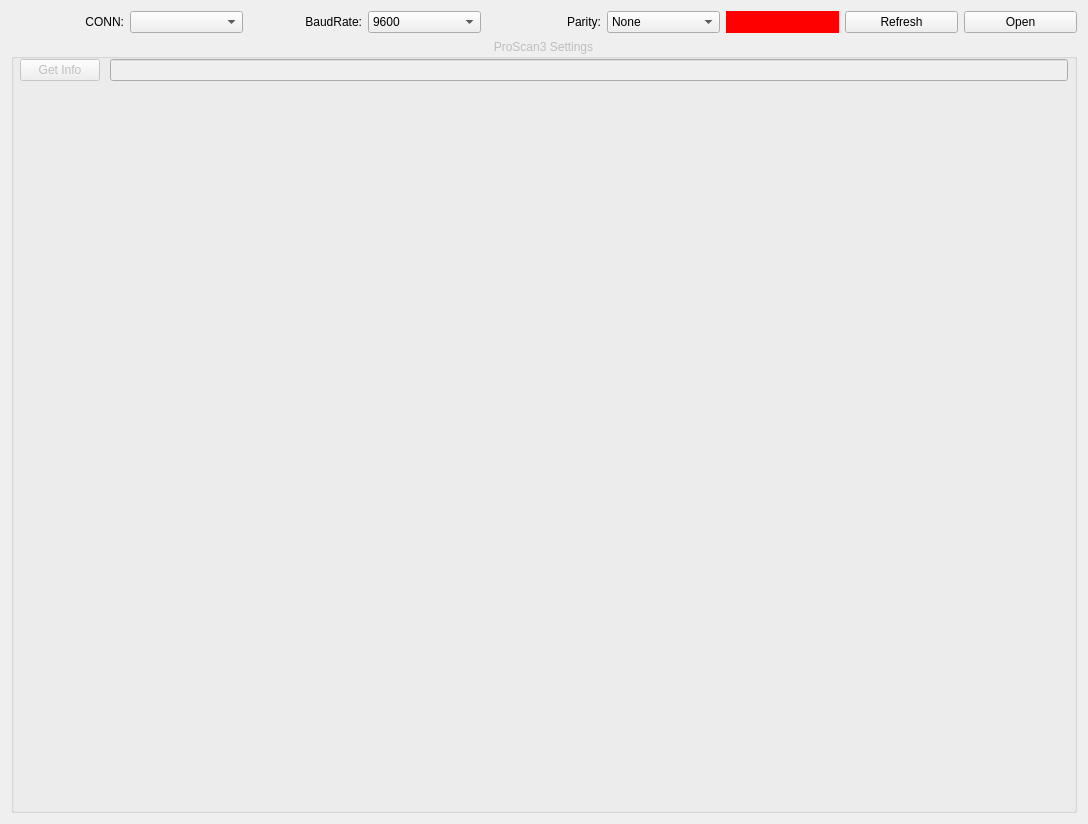
<?xml version="1.0" encoding="UTF-8"?>
<ui version="4.0">
 <class>ProScan3_Config_Window</class>
 <widget class="QWidget" name="ProScan3_Config_Window">
  <property name="geometry">
   <rect>
    <x>0</x>
    <y>0</y>
    <width>1088</width>
    <height>824</height>
   </rect>
  </property>
  <property name="windowTitle">
   <string>ProScan3 Configuration</string>
  </property>
  <layout class="QVBoxLayout" name="verticalLayout">
   <item>
    <layout class="QHBoxLayout" name="horizontalLayout">
     <item>
      <widget class="QLabel" name="label">
       <property name="text">
        <string>CONN:</string>
       </property>
       <property name="alignment">
        <set>Qt::AlignRight|Qt::AlignTrailing|Qt::AlignVCenter</set>
       </property>
      </widget>
     </item>
     <item>
      <widget class="QComboBox" name="comboBox_CONN">
       <property name="enabled">
        <bool>true</bool>
       </property>
       <property name="sizePolicy">
        <sizepolicy hsizetype="Preferred" vsizetype="Fixed">
         <horstretch>0</horstretch>
         <verstretch>0</verstretch>
        </sizepolicy>
       </property>
      </widget>
     </item>
     <item>
      <widget class="QLabel" name="label_6">
       <property name="text">
        <string>BaudRate:</string>
       </property>
       <property name="alignment">
        <set>Qt::AlignRight|Qt::AlignTrailing|Qt::AlignVCenter</set>
       </property>
      </widget>
     </item>
     <item>
      <widget class="QComboBox" name="comboBox_COM_BaudRate">
       <property name="editable">
        <bool>false</bool>
       </property>
       <property name="currentText">
        <string>9600</string>
       </property>
       <property name="currentIndex">
        <number>0</number>
       </property>
       <item>
        <property name="text">
         <string>9600</string>
        </property>
       </item>
       <item>
        <property name="text">
         <string>19200</string>
        </property>
       </item>
       <item>
        <property name="text">
         <string>38400</string>
        </property>
       </item>
       <item>
        <property name="text">
         <string>115200</string>
        </property>
       </item>
      </widget>
     </item>
     <item>
      <widget class="QLabel" name="label_7">
       <property name="text">
        <string>Parity:</string>
       </property>
       <property name="alignment">
        <set>Qt::AlignRight|Qt::AlignTrailing|Qt::AlignVCenter</set>
       </property>
      </widget>
     </item>
     <item>
      <widget class="QComboBox" name="comboBox_COM_Parity">
       <property name="currentText">
        <string>None</string>
       </property>
       <property name="currentIndex">
        <number>0</number>
       </property>
       <item>
        <property name="text">
         <string>None</string>
        </property>
       </item>
      </widget>
     </item>
     <item>
      <widget class="QLabel" name="label_COM_Status">
       <property name="minimumSize">
        <size>
         <width>40</width>
         <height>0</height>
        </size>
       </property>
       <property name="styleSheet">
        <string notr="true">background : red</string>
       </property>
       <property name="text">
        <string/>
       </property>
       <property name="alignment">
        <set>Qt::AlignCenter</set>
       </property>
       <property name="margin">
        <number>0</number>
       </property>
      </widget>
     </item>
     <item>
      <widget class="QPushButton" name="pushButton_COM_Refresh">
       <property name="minimumSize">
        <size>
         <width>0</width>
         <height>0</height>
        </size>
       </property>
       <property name="maximumSize">
        <size>
         <width>16777215</width>
         <height>16777215</height>
        </size>
       </property>
       <property name="text">
        <string>Refresh</string>
       </property>
       <property name="checkable">
        <bool>false</bool>
       </property>
      </widget>
     </item>
     <item>
      <widget class="QPushButton" name="pushButton_COM_Open">
       <property name="maximumSize">
        <size>
         <width>16777215</width>
         <height>16777215</height>
        </size>
       </property>
       <property name="text">
        <string>Open</string>
       </property>
       <property name="checkable">
        <bool>true</bool>
       </property>
       <property name="flat">
        <bool>false</bool>
       </property>
      </widget>
     </item>
    </layout>
   </item>
   <item>
    <widget class="QGroupBox" name="groupBox_Settings">
     <property name="enabled">
      <bool>false</bool>
     </property>
     <property name="sizePolicy">
      <sizepolicy hsizetype="Preferred" vsizetype="Preferred">
       <horstretch>0</horstretch>
       <verstretch>0</verstretch>
      </sizepolicy>
     </property>
     <property name="minimumSize">
      <size>
       <width>0</width>
       <height>0</height>
      </size>
     </property>
     <property name="title">
      <string>ProScan3 Settings</string>
     </property>
     <property name="alignment">
      <set>Qt::AlignHCenter|Qt::AlignTop</set>
     </property>
     <layout class="QVBoxLayout" name="verticalLayout_6">
      <property name="leftMargin">
       <number>0</number>
      </property>
      <property name="topMargin">
       <number>0</number>
      </property>
      <property name="rightMargin">
       <number>0</number>
      </property>
      <property name="bottomMargin">
       <number>8</number>
      </property>
      <item>
       <layout class="QGridLayout" name="gridLayout_5" columnstretch="0,0">
        <property name="leftMargin">
         <number>6</number>
        </property>
        <property name="rightMargin">
         <number>6</number>
        </property>
        <property name="horizontalSpacing">
         <number>10</number>
        </property>
        <item row="0" column="0">
         <widget class="QPushButton" name="pushButton_GetInfo">
          <property name="sizePolicy">
           <sizepolicy hsizetype="Minimum" vsizetype="Preferred">
            <horstretch>0</horstretch>
            <verstretch>0</verstretch>
           </sizepolicy>
          </property>
          <property name="maximumSize">
           <size>
            <width>16777215</width>
            <height>16777215</height>
           </size>
          </property>
          <property name="toolTip">
           <string/>
          </property>
          <property name="text">
           <string>Get Info</string>
          </property>
         </widget>
        </item>
        <item row="0" column="1">
         <widget class="QLineEdit" name="lineEdit"/>
        </item>
       </layout>
      </item>
      <item>
       <spacer name="verticalSpacer">
        <property name="orientation">
         <enum>Qt::Vertical</enum>
        </property>
        <property name="sizeHint" stdset="0">
         <size>
          <width>20</width>
          <height>40</height>
         </size>
        </property>
       </spacer>
      </item>
     </layout>
    </widget>
   </item>
  </layout>
 </widget>
 <tabstops>
  <tabstop>pushButton_GetInfo</tabstop>
 </tabstops>
 <resources/>
 <connections/>
</ui>
